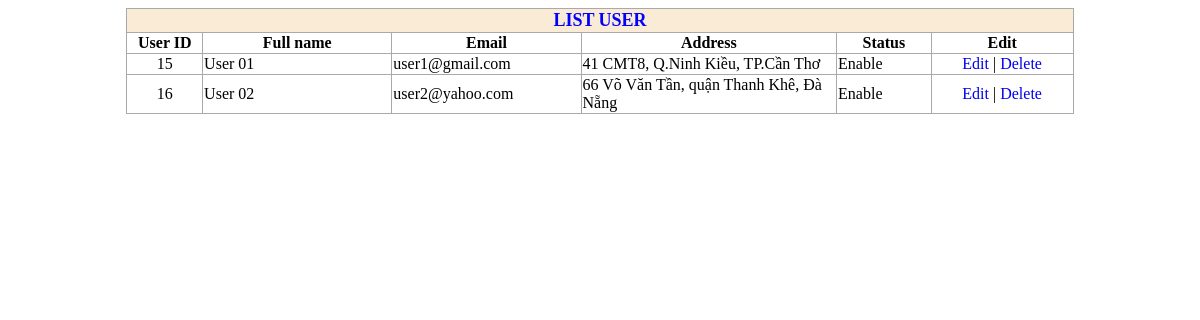
Screenshot of /admin/ListUser.php with the database file from the repository.
### tables this page shows
CREATE TABLE `user` (
  `user_ID` int(9) NOT NULL,
  `user_fullname` varchar(100) NOT NULL,
  `user_email` varchar(100) NOT NULL,
  `user_phonenumber` varchar(30) NOT NULL,
  `user_password` varchar(100) NOT NULL,
  `user_address` varchar(200) NOT NULL,
  `user_status` tinyint(1) NOT NULL DEFAULT 1
);

### admin/ListUser.php (the view, shortened to what this page needs)
<?php
    require_once ("DatabaseConnect.php");
    $sql = "SELECT * FROM user";
    $result = $conn -> query($sql);
?>
<!DOCTYPE html>
<html lang="en">
<head>
    <link rel="stylesheet" href="CSS/Product_Manage_Style.css">
</head>
<body>
    <table border="1" id="ListProduct">
        <tr id="ListProductTitle">
            <td colspan="6">LIST USER</td>
        </tr>
        <tr>
            <th width="8%">User ID</th>
            <th width="20%">Full name</th>
            <th width="20%">Email</th>
            <th>Address</th>
            <th width="10%">Status</th>
            <th width="15%">Edit</th>
        </tr>
        <?php
            if(mysqli_num_rows($result) > 0)
                while($row = mysqli_fetch_assoc($result)){
        ?>
        <tr>
            <td class="tdEdit"><?php echo $row['user_ID']; ?></td>
            <td><?php echo $row['user_fullname']; ?></td>
            <td><?php echo $row['user_email']; ?></td>
            <td><?php echo $row['user_address']; ?></td>
            <td><?php ($row['user_status']==1)? print "Enable": print "Disable"; ?></td>
            <td class="tdEdit">
                <a href="index.php?page=ModifyUser&id=<?php echo $row['user_ID']; ?>">Edit</a> |
                <a href="index.php?page=DeleteUser&id=<?php echo $row['user_ID']; ?>">Delete</a>
            </td>
        </tr>
        <?php
            }
        ?>
    </table>
</body>
</html>

### admin/CSS/Product_Manage_Style.css (style rules this page uses)
body { font-family: 'Tahoma'; font-weight: normal; }
table#ListProduct { margin: auto; width: 80%; border-collapse: collapse; border-color:darkgray; }
tr#ListProductTitle { font-size: large; color: blue; text-align: center; font-weight: bold; background-color: antiquewhite; }
td.tdEdit { text-align: center; }
a { text-decoration: none; }

### rows the page displays
user: user_ID "15", user_fullname "User 01", user_email "user1@gmail.com", user_address "41 CMT8, Q.Ninh Kiều, TP.Cần Thơ"
user: user_ID "16", user_fullname "User 02", user_email "user2@yahoo.com", user_address "66 Võ Văn Tần, quận Thanh Khê, Đà Nẵng"
